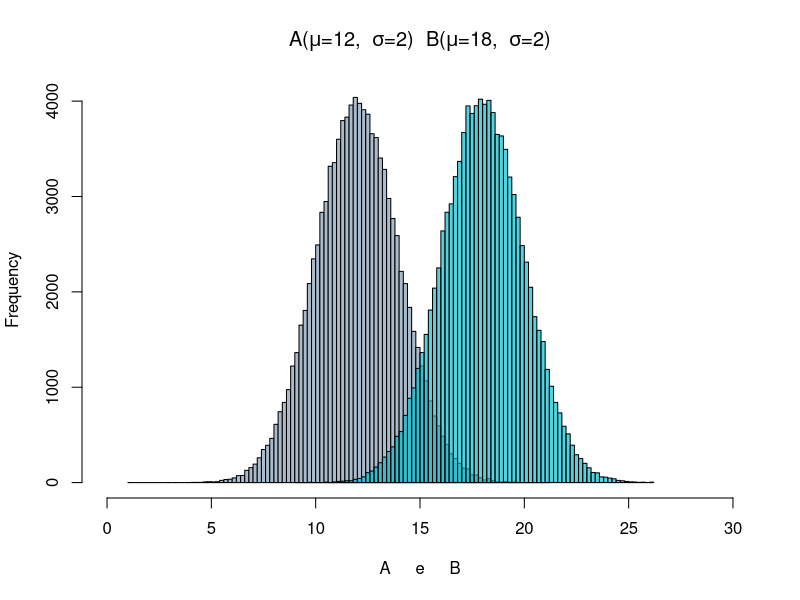
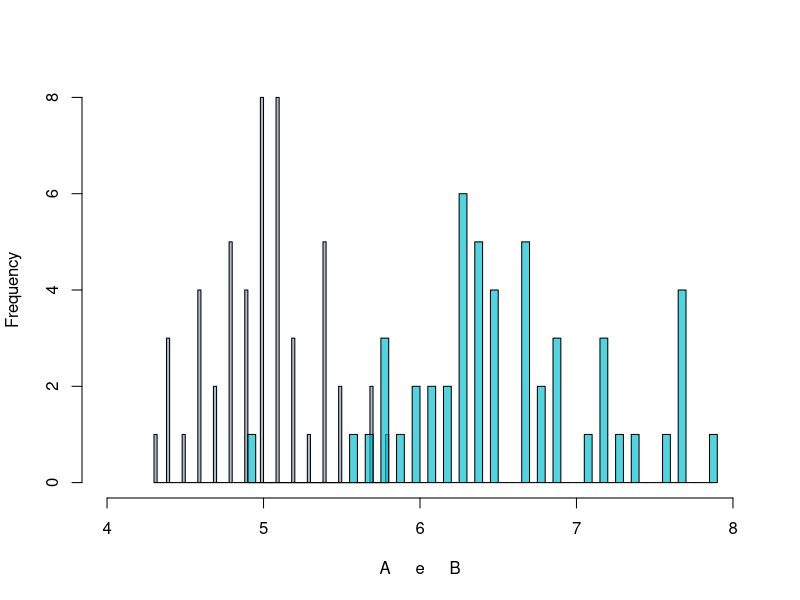

R code for these plots, in order:
## ---- chunk 1
library(dplyr)
aux <- NULL
aux$colors <- c("#aabbcc", "#ccbbaa", "#bbccaa")
## ---- chunk 2
aux$exemplos$t_test_x = rnorm(100000,mean=12,sd=2)
aux$exemplos$t_test_y = rnorm(100000,mean=18,sd=2)

hist(aux$exemplos$t_test_x, freq=TRUE, breaks=100, col=aux$colors[1] ,
     xlim = c(0,30),
     main=expression(paste("A(",mu,'=12, ',~ sigma,'=2) '," B(",mu,'=18, ',~ sigma,'=2)')), xlab = "A     e     B")
hist(aux$exemplos$t_test_y, freq=TRUE, breaks=100, col=paste0("#00",gsub( "#", "", aux$colors[3])),
     xlim = c(0,30),
     add=TRUE)
## ---- chunk 3
aux$exemplos$wilcox_x = (iris |> filter(Species == "setosa"))$Sepal.Length
aux$exemplos$wilcox_y = (iris |> filter(Species == "virginica"))$Sepal.Length

# shapiro.test(aux$exemplos$wilcox_x)
# shapiro.test(aux$exemplos$wilcox_y)

hist(aux$exemplos$wilcox_x, freq=TRUE, breaks=100, col=aux$colors[1], xlim = c(4,8),
     main=expression(paste("")),
     xlab = "A     e     B")
hist(aux$exemplos$wilcox_y, freq=TRUE, breaks=100, col=paste0("#00",gsub( "#", "", aux$colors[3])),
     add=TRUE, xlim = c(4,8))

# wilcox.test(aux$exemplos$wilcox_x, aux$exemplos$wilcox_y)

